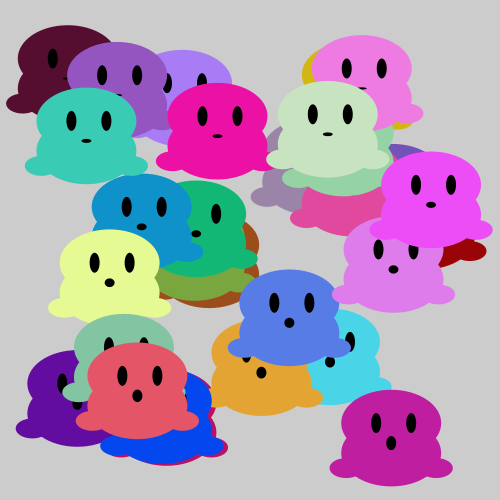
Frame 1 (no input)
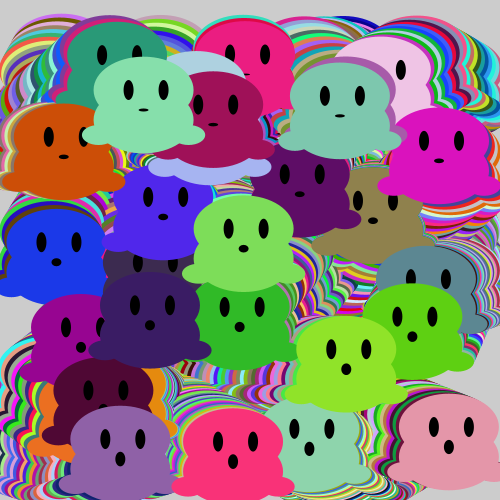
Frame 60 (the mouse pressed at the canvas centre just before this capture)
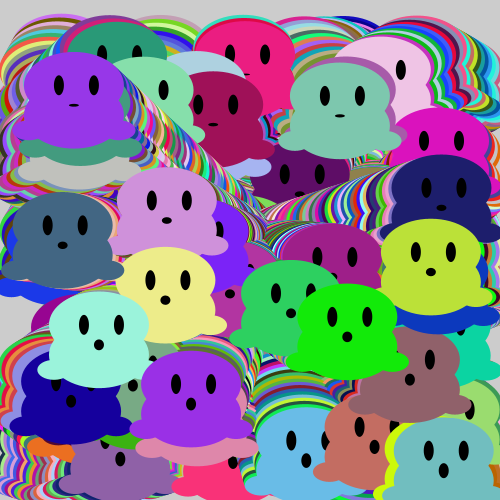
Frame 120 (the mouse held since frame 60 and released just before this capture)

The Processing sketch that drew these frames (run headless with seeded random() and noise(); from frame 60 on, the mouse is pressed at the canvas centre):

// Processing sketch: processing_184328
// ── processing_184328.pde

int total = 30;

float[] posX = new float[total];
float[] posY = new float[total];
float[] velX = new float[total];
float[] velY = new float[total];
float[] mida = new float[total];


void setup() {
  size(500, 500);
  for (int i=0; i<total; i++) {
    mida[i] = 100;
    posX[i] = random(mida[i]/2, width-mida[i]/2);
    posY[i] = random(mida[i]/2, height-mida[i]/2);
    velX[i] = random(-4, 4);
    velY[i] = random(-4, 4);
    
  }
}
void draw() {
  //background(255);
 
 //actualització
  for (int i=0; i<total; i++) {
    posX[i] += velX[i];
    posY[i] += velY[i];
    //float col = random(255);
    
    //cos
    fill(random(255), random(255), random(255));
    noStroke();
    ellipse(posX[i], posY[i], mida[i], mida[i]/1.5);
    ellipse(posX[i], posY[i]+30, mida[i], mida[i]/1.5);
    ellipse(posX[i]+45, posY[i]+45, mida[i]/3, mida[i]/5);
    ellipse(posX[i]-45, posY[i]+45, mida[i]/3, mida[i]/5);
    
    //ulls i boca sz/5
    fill(00);
    noStroke();
    ellipse(posX[i]-15,posY[i],mida[i]/10,mida[i]/5);
    ellipse(posX[i]+20,posY[i],mida[i]/10,mida[i]/5);
    ellipse(posX[i],posY[i]+20,mida[i]/10,posY[i]/30);
    
    
    if (posX[i]<0+mida[i]/2 || posX[i]>width-mida[i]/2) {
      velX[i] = -velX[i];
    }
    if (posY[i]<0+mida[i]/2 || posY[i]>height-mida[i]/2) {
      velY[i] = -velY[i];
    }  
  }
}
 
void mousePressed() {
 background(random(255),random(255),random(255));
 
  for (int i=0; i<total; i++) {
    posX[i] = mouseX;
    posY[i] = mouseY;
    //mida[i] = 80;
  }
}
